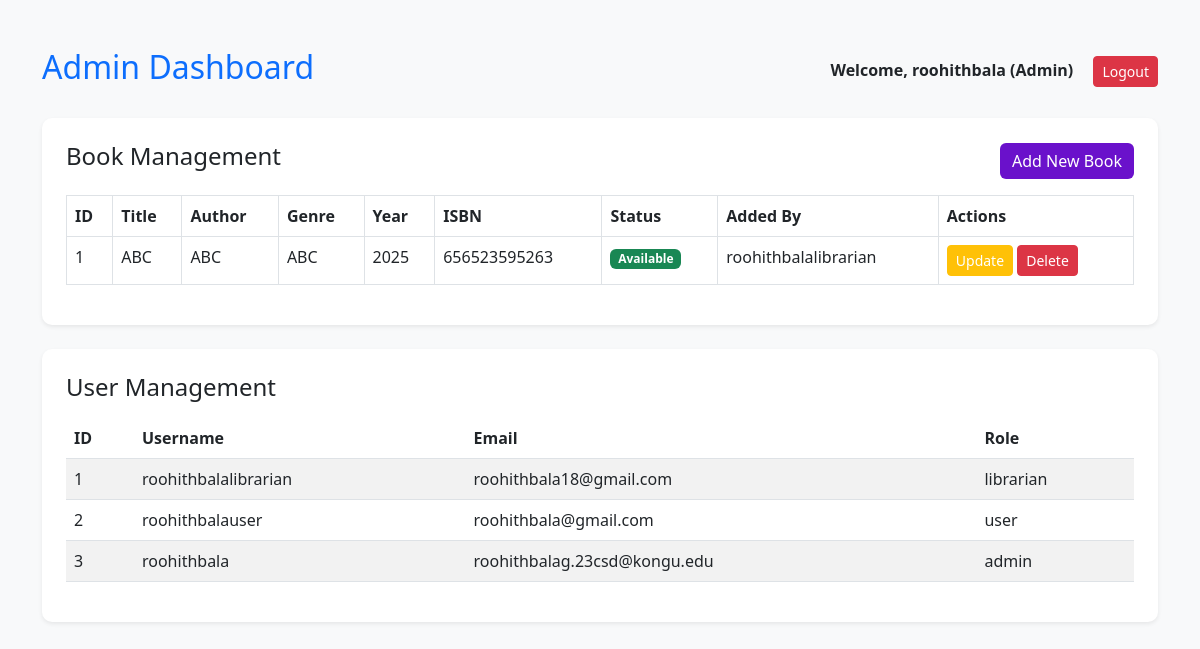
Page /admin (signed in) on the earlier database version.
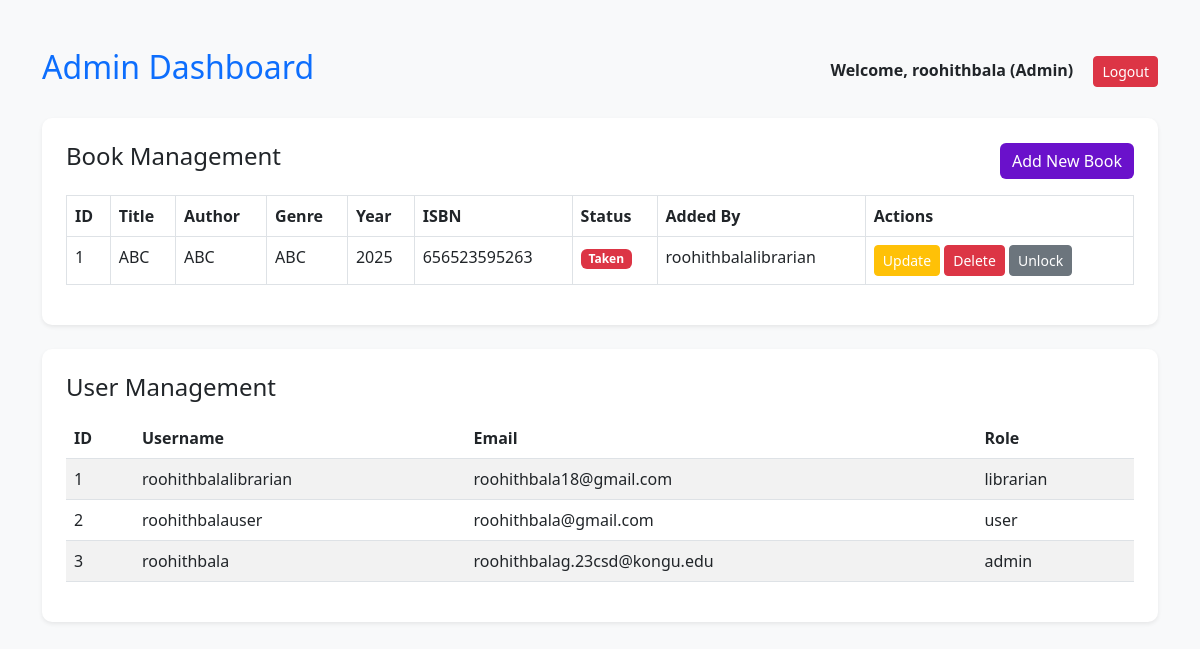
Same page on the later database version.
### tables this page shows
CREATE TABLE books (
            id INTEGER PRIMARY KEY AUTOINCREMENT,
            title TEXT NOT NULL,
            author TEXT NOT NULL,
            genre TEXT NOT NULL,
            publication_year INTEGER NOT NULL,
            isbn TEXT UNIQUE NOT NULL,
            status TEXT NOT NULL DEFAULT 'Available',
            added_by TEXT NOT NULL
        , location TEXT DEFAULT 'Library', borrowed_by TEXT DEFAULT NULL, due_date DATE DEFAULT NULL, penalty INTEGER DEFAULT 0);

### app.py (the view)
@app.route("/admin")
def admin_dashboard():
    if "user_id" not in session or session.get("role") != "admin":
        flash("Access Denied! Only Admins can access this page.", "danger")
        return redirect(url_for("home"))
    with get_db_connection() as conn:
        books = conn.execute("SELECT * FROM books").fetchall()
        users = conn.execute("SELECT * FROM users").fetchall()
    return render_template("admin_dashboard.html", books=books, users=users)

### app.py (called while the page is built)
def get_db_connection():
    conn = sqlite3.connect(DATABASE)
    conn.row_factory = sqlite3.Row
    return conn

### templates/admin_dashboard.html (shortened to what this page needs)
<!DOCTYPE html>
<html lang="en">
<head>
    <link rel="stylesheet" href="https://cdn.jsdelivr.net/npm/bootstrap@5.3.0/dist/css/bootstrap.min.css">
</head>
<body class="container mt-5">
    <header class="d-flex justify-content-between align-items-center mb-4">
        <h2 class="text-primary">Admin Dashboard</h2>
        <nav>
            <span class="fw-bold">Welcome, {{ session["username"] }} (Admin)</span>
            <a href="{{ url_for('logout') }}" class="btn btn-danger btn-sm ms-3">Logout</a>
        </nav>
    </header>
    <div class="card shadow-sm p-4 mb-4">
        <div class="d-flex justify-content-between align-items-center mb-3">
            <h4>Book Management</h4>
            <a href="{{ url_for('add_book_route') }}" class="btn btn-success">Add New Book</a>
        </div>
        <table class="table table-bordered table-hover">
            <thead>
                <tr>
                    <th>ID</th>
                    <th>Title</th>
                    <th>Author</th>
                    <th>Genre</th>
                    <th>Year</th>
                    <th>ISBN</th>
                    <th>Status</th>
                    <th>Added By</th>
                    <th>Actions</th>
                </tr>
            </thead>
            <tbody>
                {% for book in books %}
                <tr>
                    <td>{{ book.id }}</td>
                    <td>{{ book.title }}</td>
                    <td>{{ book.author }}</td>
                    <td>{{ book.genre }}</td>
                    <td>{{ book.publication_year }}</td>
                    <td>{{ book.isbn }}</td>
                    <td>
                        <span class="badge {% if book.status == 'Available' %}bg-success{% else %}bg-danger{% endif %}">
                            {{ book.status }}
                        </span>
                    </td>
                    <td>{{ book.added_by }}</td>
                    <td>
                        <a href="{{ url_for('update_book_route', book_id=book.id) }}" class="btn btn-warning btn-sm">Update</a>
                        <a href="{{ url_for('delete_book_route', book_id=book.id) }}" class="btn btn-danger btn-sm">Delete</a>
                        {% if book.status == 'Taken' %}
                        <form method="POST" action="{{ url_for('unlock_book_route', book_id=book.id) }}" class="d-inline">
                            <button type="submit" class="btn btn-secondary btn-sm">Unlock</button>
                        </form>
                        {% endif %}
                    </td>
                </tr>
                {% endfor %}
            </tbody>
        </table>
    </div>
    <div class="card shadow-sm p-4">
        <h4 class="mb-3">User Management</h4>
        <table class="table table-striped table-hover">
            <thead>
                <tr>
                    <th>ID</th>
                    <th>Username</th>
                    <th>Email</th>
                    <th>Role</th>
                </tr>
            </thead>
            <tbody>
                {% for user in users %}
                <tr>
                    <td>{{ user.id }}</td>
                    <td>{{ user.username }}</td>
                    <td>{{ user.email }}</td>
                    <td>{{ user.role }}</td>
                </tr>
                {% endfor %}
            </tbody>
        </table>
    </div>
</body>
</html>

Differences in the rows shown:
changed books "ABC": status "Available" → "Taken"; now shows "Unlock"
